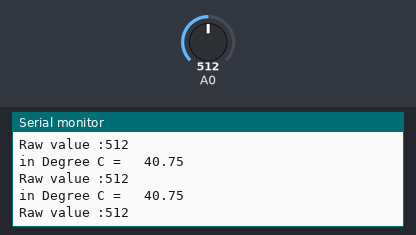
A sketch run on a simulated Arduino Uno, built with avr-gcc and run on an emulated ATmega328P. On the bench: the last lines printed to the serial monitor. The inputs (shaded band) are chosen by the test bench; at power-on: A0 = 512.

Above: at 1.3 s.
1.4 s: A0 set to 716
At 1.81 s:
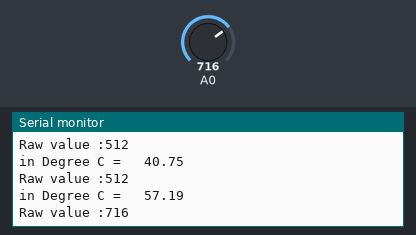
2.9 s: A0 set to 900
At 3.31 s:
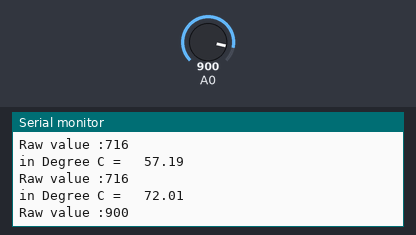
Timing chart, 0 to 5.9 s (numbered marks = the images above; inputs shaded):
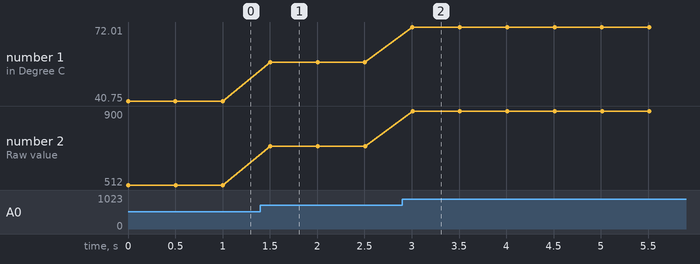

The sketch:

Temperture_sensor.ino
```cpp
void setup() {
Serial.begin(115200);
}

void loop()

{
int analogValue = analogRead(A0);
float temp = ((analogValue / 1241.21) / 0.01) - 0.50;
Serial.print("in Degree C =   ");
Serial.println(temp);

Serial.print("Raw value :");
Serial.println(analogValue);

delay(500);
}
```

Measured:
- after the input at 1.4 s, the serial monitor: prints a new line after 0.10 s (image 1)
- after the input at 2.9 s, the serial monitor: prints a new line after 0.11 s (image 2)
- plotted number 1: 40.75 → 57.19 after the input at 1.4 s, 57.19 → 72.01 after the input at 2.9 s
- plotted number 2: 512 → 716 after the input at 1.4 s, 716 → 900 after the input at 2.9 s
